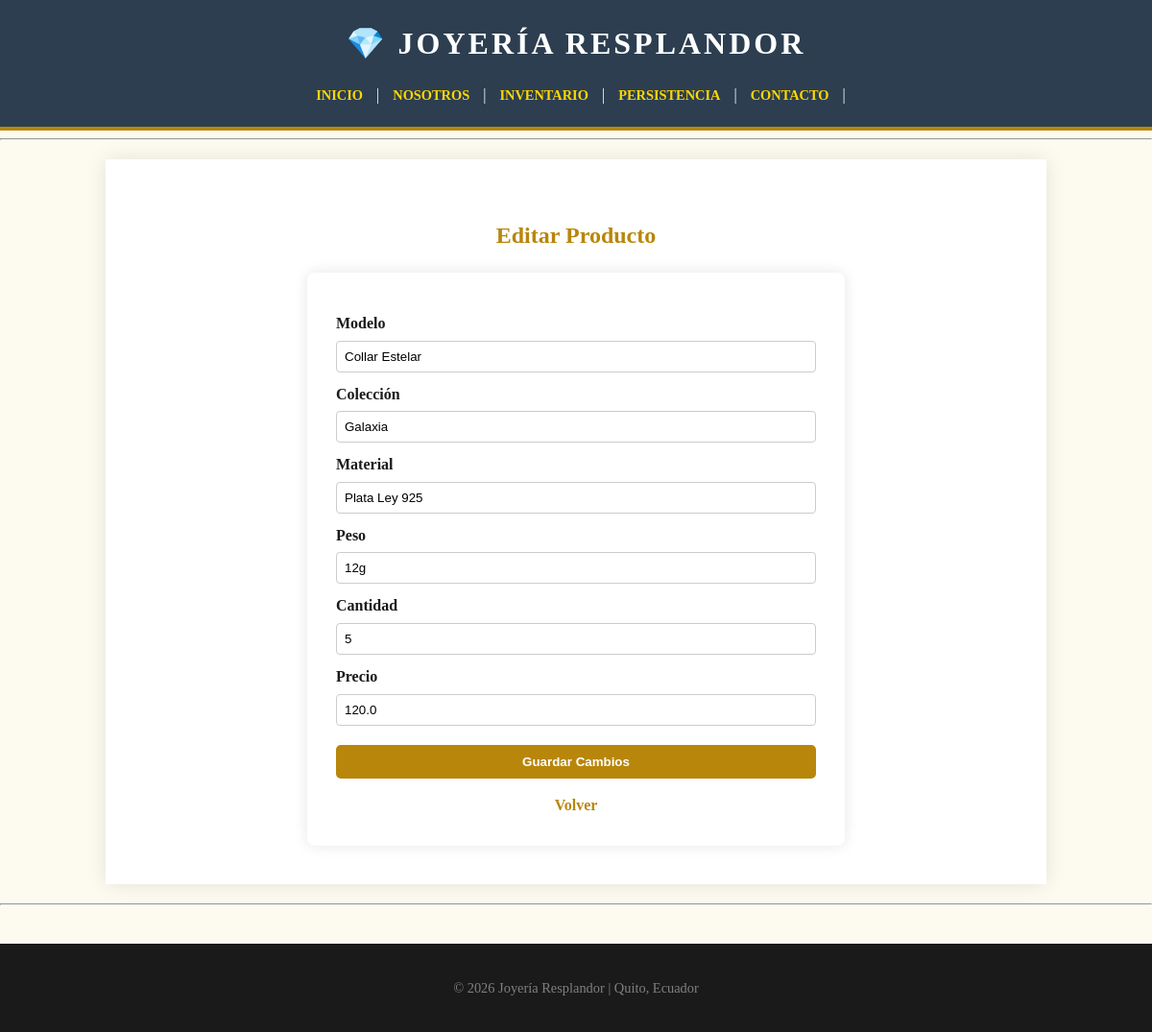
The app's page /editar/2 with its own data.
### tables this page shows
CREATE TABLE productos (
                            id INTEGER PRIMARY KEY AUTOINCREMENT,
                            modelo TEXT,
                            coleccion TEXT,
                            material TEXT,
                            peso TEXT,
                            cantidad INTEGER,
                            precio REAL);

### app.py (the view, shortened to what this page needs)
@app.route('/editar/<int:id>', methods=['GET', 'POST'])
def editar(id):
    mi_catalogo = Catalogo()
    productos = mi_catalogo.obtener_todo()
    producto = next((p for p in productos if p.id == id), None)
    return render_template('editar.html', producto=producto)

### inventario.py (called while the page is built)
    def crear_tabla(self):
        conexion = sqlite3.connect(self.db_name)
        cursor = conexion.cursor()
        cursor.execute('''
            CREATE TABLE IF NOT EXISTS productos (
                id INTEGER PRIMARY KEY AUTOINCREMENT,
                modelo TEXT,
                coleccion TEXT,
                material TEXT,
                peso TEXT,
                cantidad INTEGER,
                precio REAL
            )
        ''')
        conexion.commit()
        conexion.close()

    def obtener_todo(self):
        conexion = sqlite3.connect(self.db_name)
        cursor = conexion.cursor()
        cursor.execute("SELECT * FROM productos")
        filas = cursor.fetchall()
        conexion.close()
        return [Pieza(f[0], f[1], f[2], f[3], f[4], f[5], f[6]) for f in filas]

    def sincronizar_diccionario(self):
        lista_productos = self.obtener_todo()
        self.productos_dict = {p.id: p for p in lista_productos}

### templates/editar.html
{% extends "base.html" %}
{% block content %}
<h2 style="text-align:center; color:#b8860b;">Editar Producto</h2>
<div class="form-container">
    <form method="POST" class="form-editar">
        <label>Modelo</label>
        <input type="text" name="modelo" value="{{ producto.modelo }}" required>
        <label>Colección</label>
        <input type="text" name="coleccion" value="{{ producto.coleccion }}" required>
        <label>Material</label>
        <input type="text" name="material" value="{{ producto.material }}" required>
        <label>Peso</label>
        <input type="text" name="peso" value="{{ producto.peso }}" required>
        <label>Cantidad</label>
        <input type="number" name="cantidad" value="{{ producto.cantidad }}" required>
        <label>Precio</label>
        <input type="number" step="0.01" name="precio" value="{{ producto.precio }}" required>
        <button type="submit" class="btn-guardar">Guardar Cambios</button>
    </form>
    <div style="text-align:center; margin-top:15px;">
        <a href="{{ url_for('inventario') }}" class="btn-volver">Volver</a>
    </div>
</div>
{% endblock %}

### static/styles.css (style rules this page uses)
body { font-family: 'Georgia', serif; line-height: 1.6; margin: 0; padding: 0; background-color: #fdfbf0; color: #333; }
.form-container { max-width: 500px; margin: 0 auto; background-color: #ffffff; padding: 30px; border-radius: 8px; box-shadow: 0 0 15px rgba(0,0,0,0.1); }
.form-editar { display: flex; flex-direction: column; }
.form-editar label { margin-top: 10px; font-weight: bold; color: #1a1a1a; }
.form-editar input { padding: 8px; margin-top: 5px; border: 1px solid #ccc; border-radius: 4px; }
.btn-guardar { margin-top: 20px; padding: 10px; background-color: #b8860b; color: white; border: none; border-radius: 5px; font-weight: bold; cursor: pointer; }
.btn-volver { color: #b8860b; text-decoration: none; font-weight: bold; }

### records on screen
productos: modelo "Collar Estelar", coleccion "Galaxia", material "Plata Ley 925", peso "12g", cantidad "5", precio "120.0"
